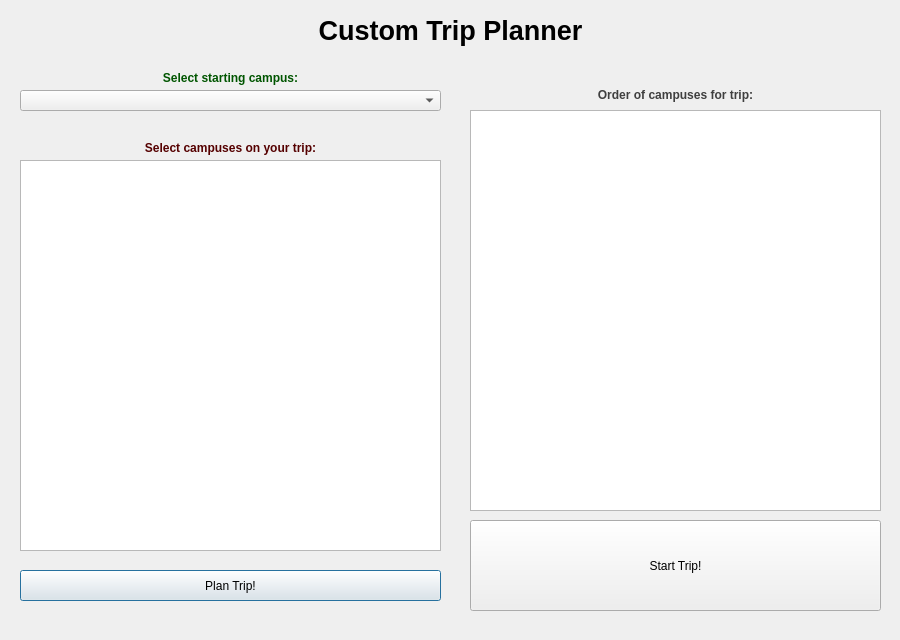
<?xml version="1.0" encoding="UTF-8"?>
<ui version="4.0">
 <class>Admin</class>
 <widget class="QDialog" name="Admin">
  <property name="geometry">
   <rect>
    <x>0</x>
    <y>0</y>
    <width>900</width>
    <height>640</height>
   </rect>
  </property>
  <property name="windowTitle">
   <string>Dialog</string>
  </property>
  <widget class="QLabel" name="admin_label">
   <property name="geometry">
    <rect>
     <x>10</x>
     <y>10</y>
     <width>881</width>
     <height>41</height>
    </rect>
   </property>
   <property name="font">
    <font>
     <pointsize>20</pointsize>
     <weight>75</weight>
     <bold>true</bold>
    </font>
   </property>
   <property name="text">
    <string>Custom Trip Planner</string>
   </property>
   <property name="alignment">
    <set>Qt::AlignCenter</set>
   </property>
  </widget>
  <widget class="QLabel" name="startCampusHeader_4">
   <property name="geometry">
    <rect>
     <x>20</x>
     <y>70</y>
     <width>421</width>
     <height>16</height>
    </rect>
   </property>
   <property name="text">
    <string>&lt;html&gt;&lt;head/&gt;&lt;body&gt;&lt;p align=&quot;center&quot;&gt;&lt;span style=&quot; font-weight:600; color:#005500;&quot;&gt;Select starting campus:&lt;/span&gt;&lt;/p&gt;&lt;/body&gt;&lt;/html&gt;</string>
   </property>
  </widget>
  <widget class="QComboBox" name="colName_4">
   <property name="geometry">
    <rect>
     <x>20</x>
     <y>90</y>
     <width>421</width>
     <height>21</height>
    </rect>
   </property>
  </widget>
  <widget class="QListWidget" name="listWidget_4">
   <property name="geometry">
    <rect>
     <x>20</x>
     <y>160</y>
     <width>421</width>
     <height>391</height>
    </rect>
   </property>
  </widget>
  <widget class="QLabel" name="startCampusHeader_5">
   <property name="geometry">
    <rect>
     <x>20</x>
     <y>140</y>
     <width>421</width>
     <height>16</height>
    </rect>
   </property>
   <property name="text">
    <string>&lt;html&gt;&lt;head/&gt;&lt;body&gt;&lt;p align=&quot;center&quot;&gt;&lt;span style=&quot; font-weight:600; color:#550000;&quot;&gt;Select campuses on your trip:&lt;/span&gt;&lt;/p&gt;&lt;/body&gt;&lt;/html&gt;</string>
   </property>
  </widget>
  <widget class="QPushButton" name="pushButton">
   <property name="geometry">
    <rect>
     <x>20</x>
     <y>570</y>
     <width>421</width>
     <height>31</height>
    </rect>
   </property>
   <property name="text">
    <string>Plan Trip!</string>
   </property>
  </widget>
  <widget class="QListView" name="listView">
   <property name="geometry">
    <rect>
     <x>470</x>
     <y>110</y>
     <width>411</width>
     <height>401</height>
    </rect>
   </property>
  </widget>
  <widget class="QLabel" name="startCampusHeader_6">
   <property name="geometry">
    <rect>
     <x>470</x>
     <y>80</y>
     <width>411</width>
     <height>31</height>
    </rect>
   </property>
   <property name="text">
    <string>&lt;html&gt;&lt;head/&gt;&lt;body&gt;&lt;p align=&quot;center&quot;&gt;&lt;span style=&quot; font-weight:600; color:#3f3f3f;&quot;&gt;Order of campuses for trip:&lt;/span&gt;&lt;/p&gt;&lt;/body&gt;&lt;/html&gt;</string>
   </property>
  </widget>
  <widget class="QToolButton" name="toolButton_2">
   <property name="geometry">
    <rect>
     <x>470</x>
     <y>520</y>
     <width>411</width>
     <height>91</height>
    </rect>
   </property>
   <property name="text">
    <string>Start Trip!</string>
   </property>
  </widget>
 </widget>
 <resources/>
 <connections/>
</ui>
